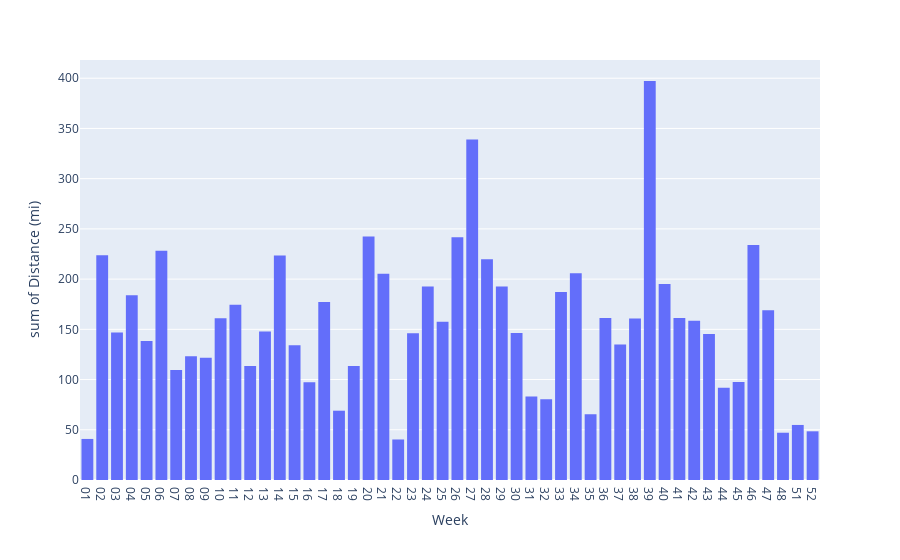

Source (notebook cell):
### Code cell
import plotly.express as px
# Here we use a column with categorical data
fig = px.histogram(df_2022, x="Week", y= "Distance (mi)")
fig.show()

### Figure 1 — Plotly figure (JSON) as saved in the notebook; plotly's stock layout.template omitted (floating-point values rounded to 4 significant figures; data arrays with more than 128 entries replaced by an {"elided": "..."} marker saying what was removed)
{"data": [{"alignmentgroup": "True", "bingroup": "x", "histfunc": "sum", "hovertemplate": "Week=%{x}<br>sum of Distance (mi)=%{y}<extra></extra>", "legendgroup": "", "marker": {"color": "#636efa", "pattern": {"shape": ""}}, "name": "", "offsetgroup": "", "orientation": "v", "showlegend": false, "type": "histogram", "x": {"elided": "245 str values"}, "xaxis": "x", "y": {"elided": "245 float values"}, "yaxis": "y"}], "layout": {"autosize": true, "barmode": "relative", "legend": {"tracegroupgap": 0}, "margin": {"t": 60}, "xaxis": {"anchor": "y", "autorange": true, "domain": [0, 1], "range": [-0.5, 49.5], "title": {"text": "Week"}, "type": "category"}, "yaxis": {"anchor": "x", "autorange": true, "domain": [0, 1], "range": [0, 418.1], "title": {"text": "sum of Distance (mi)"}, "type": "linear"}}}
